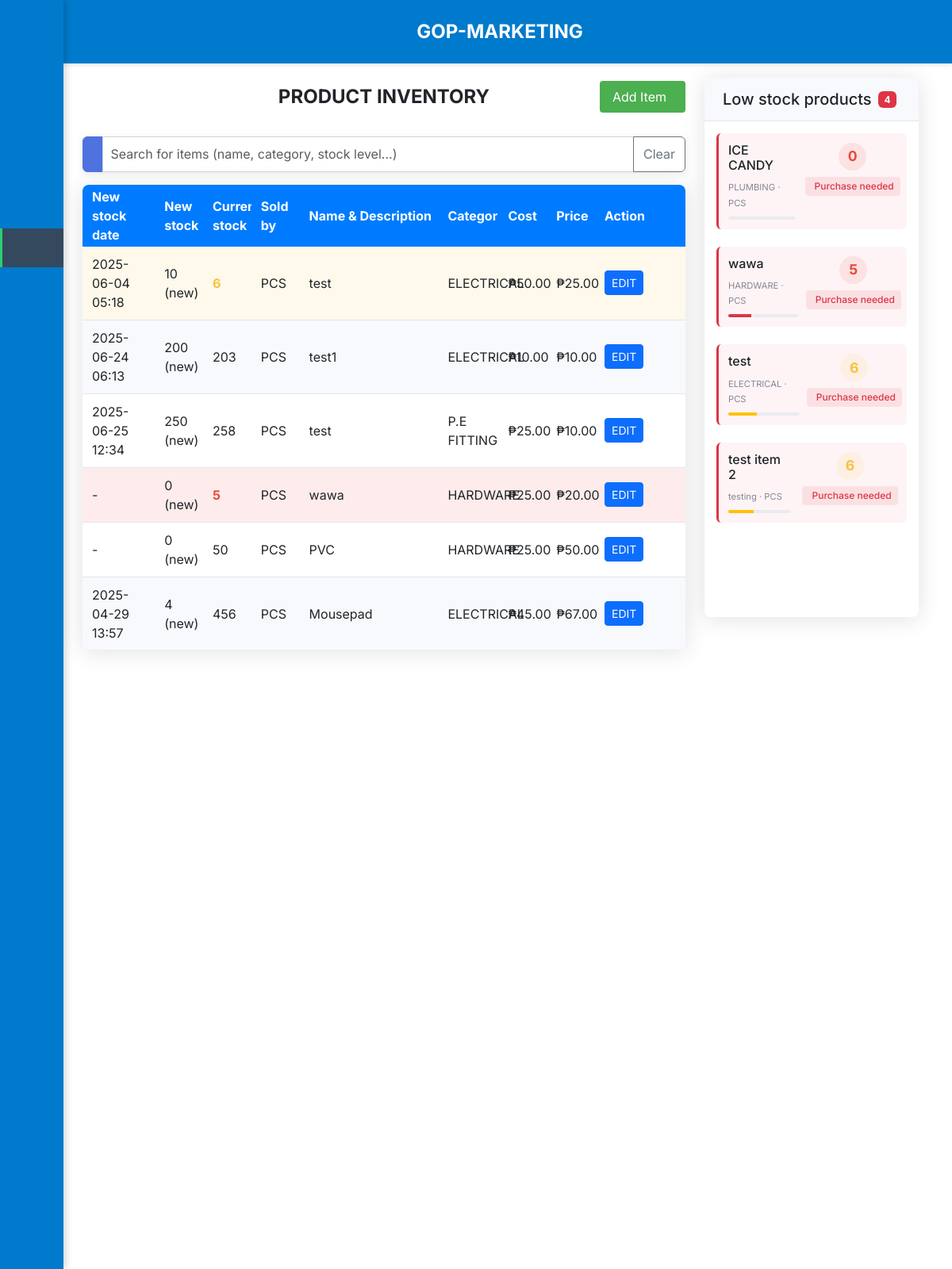
Page /views/items/items.php on the committed database.
### tables this page shows
CREATE TABLE `items` (
  `id` int(11) NOT NULL,
  `stock` int(255) NOT NULL,
  `sold_by` varchar(255) NOT NULL,
  `name` varchar(255) NOT NULL,
  `category` varchar(255) NOT NULL,
  `cost` double(50,2) NOT NULL,
  `price` double(50,2) NOT NULL
);

### connection/DBConnection.php (called while the page is built, shortened)
<?php
class DBConnection {
    private $host = "localhost";
    private $username = "root";
    private $password = "";
    private $database = "gop_marketing_db";
    private $conn;
    public function __construct() {
        try {
            $this->conn = new mysqli($this->host, $this->username, $this->password, $this->database);
        } catch (Exception $e) {
            die("Database Connection Error: " . $e->getMessage());
        }
    }
    public function getConnection() {
        return $this->conn;
    }
}
?>

### controller/backend_items.php (called while the page is built, shortened)
<?php
require_once __DIR__ . '/../connection/DBConnection.php';
class ItemsController {
    private $conn;
    public function __construct() {
        $db = new DBConnection();
        $this->conn = $db->getConnection();
    }
    public function getAllItems() {
        $sql = "SELECT i.*,
                h.quantity_added,
                h.date_added
                FROM items i
                LEFT JOIN (
                    SELECT item_id, quantity_added, date_added
                    FROM item_stock_history
                    WHERE (item_id, date_added) IN (
                        SELECT item_id, MAX(date_added)
                        FROM item_stock_history
                        GROUP BY item_id
                    )
                ) h ON i.id = h.item_id
                ORDER BY i.id DESC";
        $result = $this->conn->query($sql);
        $items = [];
        if ($result->num_rows > 0) {
            while ($row = $result->fetch_assoc()) {
                $items[] = $row;
            }
        }
        return $items;
    }
}
?>

### views/items/items.php (the view, shortened to what this page needs)
<?php
try {
    require_once __DIR__ . '/../../controller/backend_items.php';
    $itemsController = new ItemsController();
    $items = $itemsController->getAllItems();
} catch (Exception $e) {
    die("Error: " . $e->getMessage());
}
?>
<!DOCTYPE html>
<html lang="en">
<head>
    <link rel="stylesheet" href="../../styles/sidebar.css">
    <link rel="stylesheet" href="../../styles/items.css">
    <link rel="stylesheet" href="../../styles/header.css">
    <link rel="stylesheet" href="../../bootstrap-5.3.6/css/bootstrap.min.css">
</head>
<body>
    <?php require_once '../renderParts/header.php'; ?>
    <?php require_once '../renderParts/sidebar.php'; ?>
    <main class="main-content">
        <div class="container-fluid px-4">
            <div class="row">
                <div class="col-lg-8 col-md-10" style="margin-left: 5em;">
                    <div class="table-header">
                        <div class="items">
                            <button id="addItemBtn" class="add-btn">
                                Add Item<span class="iconify" data-icon="solar:add-circle-outline" data-width="24" data-height="24"></span>
                            </button>
                            <h2 style="font-weight: bold;">PRODUCT INVENTORY</h2>
                        </div>
                        <div class="search-filter mb-3">
                            <div class="input-group">
                                <span class="input-group-text">
                                </span>
                                <input type="text" id="itemSearchInput" class="form-control" placeholder="Search for items (name, category, stock level...)">
                                <button class="btn btn-outline-secondary" type="button" id="clearSearchBtn">
                                    <span class="iconify" data-icon="solar:close-circle-outline" data-width="20"></span> Clear
                                </button>
                            </div>
                        </div>
                        <div class="table-wrapper scrollable-table">
                            <table class="items-table">
                                <thead>
                                    <tr>
                                        <th>New stock date</th>
                                        <th>New stock</th>
                                        <th>Current stock</th>
                                        <th>Sold by</th>
                                        <th>Name & Description</th>
                                        <th>Category</th>
                                        <th>Cost</th>
                                        <th>Price</th>
                                        <th>Action</th>
                                    </tr>
                                </thead>
                                <tbody>
                                    <?php foreach ($items as $item):
                                        $rowClass = '';
                                        if ($item['stock'] <= 5) {
                                            $rowClass = 'critical-stock-row';
                                        } elseif ($item['stock'] < 15) {
                                            $rowClass = 'low-stock-row';
                                        }
                                    ?>
                                        <tr class="<?php echo $rowClass; ?>">
                                            <td><?php echo isset($item['date_added']) ? date('Y-m-d H:i', strtotime($item['date_added'])) : '-'; ?></td>
                                            <td><?php echo isset($item['quantity_added']) ? $item['quantity_added'] : '0', " (new)"; ?></td>
                                            <td class="stock-value"><?php echo $item['stock']; ?></td>
                                            <td><?php echo $item['sold_by']; ?></td>
                                            <td><?php echo $item['name']; ?></td>
                                            <td><?php echo $item['category']; ?></td>
                                            <td>₱<?php echo number_format($item['cost'], 2); ?></td>
                                            <td>₱<?php echo number_format($item['price'], 2); ?></td>
                                            <td>
                                                <button class="btn btn-sm btn-primary edit-btn"
                                                    data-id="<?php echo $item['id']; ?>"
                                                    data-name="<?php echo $item['name']; ?>"
                                                    data-stock="<?php echo $item['stock']; ?>"
                                                    data-sold-by="<?php echo $item['sold_by']; ?>"
                                                    data-category="<?php echo $item['category']; ?>"
                                                    data-cost="<?php echo $item['cost']; ?>"
                                                    data-price="<?php echo $item['price']; ?>">
                                                    EDIT
                                                </button>
                                            </td>
                                        </tr>
                                    <?php endforeach; ?>
                                </tbody>
                            </table>
                        </div>
                    </div>
                </div>
                <div class="col-lg-3 col-md-5 mt-3 mt-lg-0">
                    <?php require_once 'lowQuantityItems.php'; ?>
                </div>
            </div>
        </div>
    </main>
</body>
</html>

### views/items/lowQuantityItems.php (shortened to what this page needs)
<?php
$lowStockThreshold = 15;
$purchaseThreshold = 10;
$lowStockItems = [];
$purchaseNeededCount = 0;
if (isset($items) && is_array($items)) {
   foreach ($items as $item) {
      if ($item['stock'] < $lowStockThreshold) {
         $lowStockItems[] = $item;
         if ($item['stock'] <= $purchaseThreshold) {
            $purchaseNeededCount++;
         }
      }
   }
}
usort($lowStockItems, function ($a, $b) {
   return $a['stock'] <=> $b['stock'];
});
?>
<div class="low-quantity-panel">
   <div class="panel-header">
      <h5 class="mb-0">Low stock products</h5>
      <?php if ($purchaseNeededCount > 0): ?>
         <span class="badge bg-danger ms-2"><?php echo $purchaseNeededCount; ?></span>
      <?php endif; ?>
   </div>
   <div class="panel-body">
      <?php if (empty($lowStockItems)): ?>
         <div class="no-items-message">
            <span class="iconify mb-2" data-icon="mdi:check-circle" data-width="32" style="color: #28a745;"></span>
            <p>All items are well-stocked!</p>
         </div>
      <?php else: ?>
         <div class="low-quantity-list">
            <?php foreach ($lowStockItems as $item): ?>
               <div class="low-quantity-item <?php echo ($item['stock'] <= $purchaseThreshold) ? 'purchase-needed' : ''; ?>">
                  <div class="item-details">
                     <h6><?php echo $item['name']; ?></h6>
                     <div class="item-meta">
                        <small><?php echo $item['category']; ?> · <?php echo $item['sold_by']; ?></small>
                     </div>
                     <div class="stock-status mt-2">
                        <div class="progress" style="height: 4px;">
                           <div class="progress-bar <?php echo ($item['stock'] <= 5) ? 'bg-danger' : 'bg-warning'; ?>"
                              role="progressbar"
                              style="width: <?php echo min(($item['stock'] / $lowStockThreshold) * 100, 100); ?>%"
                              aria-valuenow="<?php echo $item['stock']; ?>"
                              aria-valuemin="0"
                              aria-valuemax="<?php echo $lowStockThreshold; ?>">
                           </div>
                        </div>
                     </div>
                  </div>
                  <div class="item-actions">
                     <span class="stock-count <?php echo ($item['stock'] <= 5) ? 'critical' : 'warning'; ?>">
                        <?php echo $item['stock']; ?>
                     </span>
                     <?php if ($item['stock'] <= $purchaseThreshold): ?>
                        <span class="purchase-indicator mt-2">
                           Purchase needed
                        </span>
                     <?php endif; ?>
                  </div>
               </div>
            <?php endforeach; ?>
         </div>
      <?php endif; ?>
   </div>
</div>

### styles/sidebar.css (style rules this page uses)
body { margin-left: 80px; transition: margin-left 0.3s ease; }

### styles/header.css (style rules this page uses)
* { font-family: "Inter", sans-serif; }

### rows in the picture
items: date_added "2025-06-04 05:18", quantity_added "10", stock "6", sold_by "PCS", name "test", category "ELECTRICAL", cost "50.00", price "25.00", shows "Purchase needed"
items: date_added "2025-06-24 06:13", quantity_added "200", stock "203", sold_by "PCS", name "test1", category "ELECTRICAL", cost "10.00", price "10.00"
items: date_added "2025-06-25 12:34", quantity_added "250", stock "258", sold_by "PCS", name "test", category "P.E FITTING", cost "25.00", price "10.00"
items: shows "0", stock "5", sold_by "PCS", name "wawa", category "HARDWARE", cost "25.00", price "20.00", shows "Purchase needed"
items: shows "0", stock "50", sold_by "PCS", name "PVC", category "HARDWARE", cost "25.00", price "50.00"
items: date_added "2025-04-29 13:57", quantity_added "4", stock "456", sold_by "PCS", name "Mousepad", category "ELECTRICAL", cost "45.00", price "67.00"
items: name "ICE CANDY", category "PLUMBING", sold_by "PCS", stock "0", shows "Purchase needed"
items: name "test item 2", category "testing", sold_by "PCS", stock "6", shows "Purchase needed"

### other values in the picture
$purchaseNeededCount "4"
